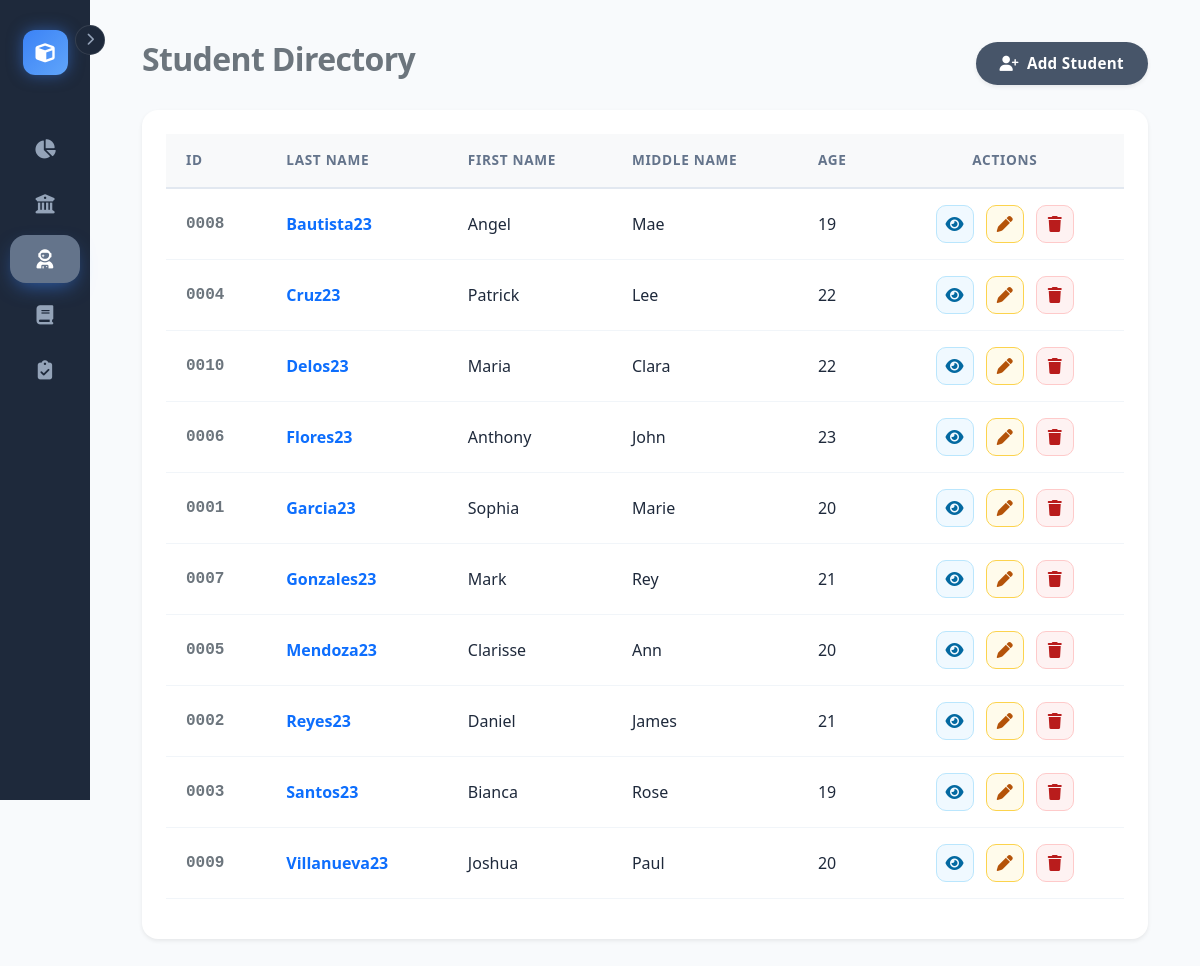
/pages/students.php, run on an earlier commit of the app's database.
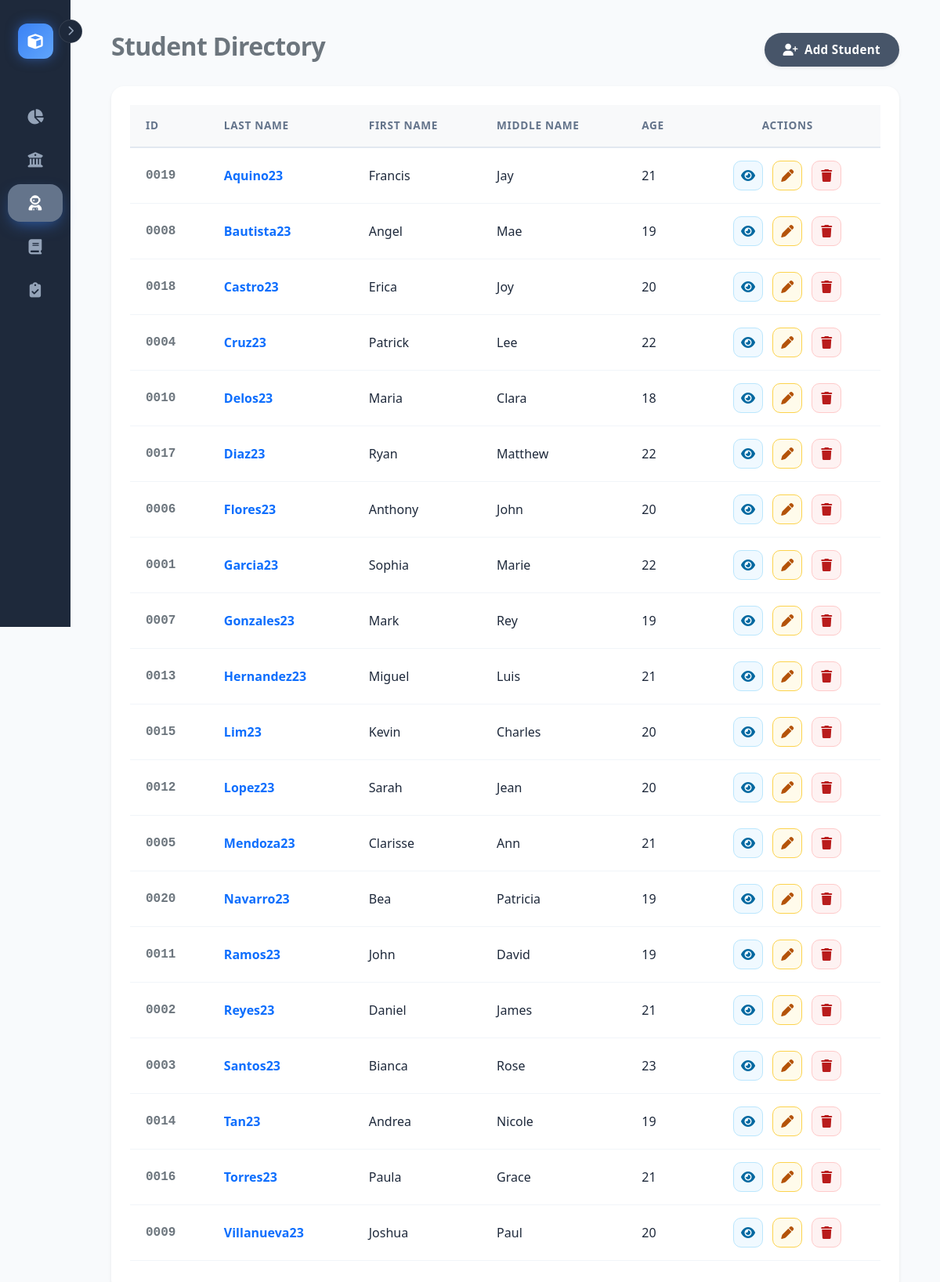
And on a later commit of the database.
### tables this page shows
CREATE TABLE `students` (
  `id` int(11) NOT NULL AUTO_INCREMENT,
  `lastname` varchar(50) NOT NULL,
  `firstname` varchar(50) NOT NULL,
  `middlename` varchar(50) DEFAULT NULL,
  `age` int(11) NOT NULL,
  `email` varchar(100) NOT NULL,
  `phone` varchar(20) DEFAULT NULL,
  `created_at` timestamp NOT NULL DEFAULT current_timestamp(),
  PRIMARY KEY (`id`),
  UNIQUE KEY `email` (`email`)
);

### pages/students.php (the view, shortened to what this page needs)
<?php
require '../config/db.php';
$students = $pdo->query("SELECT * FROM students ORDER BY lastname ASC")->fetchAll();
?>
<?php include '../includes/sidebar.php'; ?>
<div class="container-fluid main-content">
    <div class="d-flex justify-content-between align-items-center mb-4">
        <h2 class="fw-bold text-secondary">Student Directory</h2>
        <button class="btn btn-primary rounded-pill px-4 shadow-sm" data-bs-toggle="modal" data-bs-target="#addStudentModal">
            <i class="fas fa-user-plus me-2"></i>Add Student
        </button>
    </div>
    <div class="card border-0 shadow-sm p-4">
        <table id="studentsTable" class="table table-hover align-middle">
            <thead class="bg-light text-secondary">
                <tr>
                    <th>ID</th> <th>Last Name</th> <th>First Name</th> <th>Middle Name</th>
                    <th>Age</th> <th class="text-center">Actions</th>
                </tr>
            </thead>
            <tbody>
                <?php foreach ($students as $s): ?>
                <tr>
                    <td class="font-monospace fw-bold text-secondary"><?php echo str_pad($s['id'], 4, '0', STR_PAD_LEFT); ?></td>
                    <td class="fw-bold text-primary"><?php echo htmlspecialchars($s['lastname']); ?></td>
                    <td><?php echo htmlspecialchars($s['firstname']); ?></td>
                    <td><?php echo htmlspecialchars($s['middlename']); ?></td>
                    <td><?php echo $s['age']; ?></td>
                    <td class="text-center">
                        <a href="student_profile.php?id=<?php echo $s['id']; ?>" class="btn btn-info btn-sm">
                            <i class="fas fa-eye"></i>
                        </a>
                        <button type="button" class="btn btn-warning btn-sm edit-btn"
                                data-id="<?php echo $s['id']; ?>"
                                data-lastname="<?php echo htmlspecialchars($s['lastname']); ?>"
                                data-firstname="<?php echo htmlspecialchars($s['firstname']); ?>"
                                data-middlename="<?php echo htmlspecialchars($s['middlename']); ?>"
                                data-age="<?php echo $s['age']; ?>"
                                data-bs-toggle="modal" data-bs-target="#editStudentModal">
                            <i class="fas fa-pen"></i>
                        </button>
                        <form method="POST" class="d-inline delete-form">
                            <button type="button" class="btn btn-danger btn-sm delete-btn"><i class="fas fa-trash"></i></button>
                        </form>
                    </td>
                </tr>
                <?php endforeach; ?>
            </tbody>
        </table>
    </div>
</div>
</body>
</html>

### includes/sidebar.php (shortened to what this page needs)
<!DOCTYPE html>
<html lang="en">
<head>
    <?php include 'header_styles.php'; ?>
</head>
<body>
    <div class="sidebar" id="sidebar">
        <button id="toggleBtn"><i class="fas fa-chevron-right"></i></button>
        <div class="brand-box">
            <div class="brand-logo"><i class="fas fa-cube"></i></div>
        </div>
        <div class="nav flex-column">
            <a href="dashboard.php" class="nav-link <?php echo basename($_SERVER['PHP_SELF']) == 'dashboard.php' ? 'active' : ''; ?>">
                <i class="fas fa-chart-pie"></i><span>Dashboard</span>
            </a>
            <a href="courses.php" class="nav-link <?php echo basename($_SERVER['PHP_SELF']) == 'courses.php' ? 'active' : ''; ?>">
                <i class="fas fa-university"></i><span>Courses</span>
            </a>
            <a href="students.php" class="nav-link <?php echo basename($_SERVER['PHP_SELF']) == 'students.php' ? 'active' : ''; ?>">
                <i class="fas fa-user-astronaut"></i><span>Students</span>
            </a>
            <a href="curriculum.php" class="nav-link <?php echo basename($_SERVER['PHP_SELF']) == 'curriculum.php' ? 'active' : ''; ?>">
                <i class="fas fa-book"></i><span>Curriculum</span>
            </a>
            <a href="enrollments.php" class="nav-link <?php echo basename($_SERVER['PHP_SELF']) == 'enrollments.php' ? 'active' : ''; ?>">
                <i class="fas fa-clipboard-check"></i><span>Enrollments</span>
            </a>
        </div>
    </div> <div class="content" id="content">

### includes/header_styles.php (shortened to what this page needs)
<link href="../assets/css/bootstrap.min.css" rel="stylesheet">
<link href="../assets/css/all.min.css" rel="stylesheet">
<link href="../assets/css/dataTables.bootstrap5.min.css" rel="stylesheet">

### includes/header_styles.php (style rules this page uses)
:root { --app-bg: #f8fafc; --sidebar-bg: #1e293b; --card-bg: #ffffff; --primary: #475569; --primary-hover: #334155; --accent: #64748b; --text-dark: #1e293b; --text-muted: #64748b; --success: #10b981; --warning: #f59e0b; --danger: #ef4444; --info: #3b82f6; --radius-lg: 16px; --radius-md: 10px; }
body { font-family: 'Segoe UI', Roboto, Helvetica, Arial, sans-serif; background-color: var(--app-bg); color: var(--text-dark); overflow-x: hidden; font-size: 16px; -webkit-font-smoothing: antialiased; }
h1, h2, h3, h4, h5, h6 { font-weight: 700 !important; letter-spacing: -0.02em; }
.card { background: var(--card-bg); border: 1px solid #e2e8f0; border-radius: var(--radius-lg); box-shadow: 0 4px 6px -1px rgba(0, 0, 0, 0.05), 0 2px 4px -1px rgba(0, 0, 0, 0.03); transition: transform 0.3s ease, box-shadow 0.3s ease; }
.table thead th { background-color: transparent; color: var(--text-muted); font-weight: 700; text-transform: uppercase; font-size: 0.85rem; letter-spacing: 0.05em; padding: 16px 20px; border-bottom: 2px solid #e2e8f0; }
.table tbody td { padding: 16px 20px; vertical-align: middle; color: var(--text-dark); border-bottom: 1px solid #f1f5f9; font-size: 1rem; font-weight: 500; }
.btn { padding: 10px 24px; border-radius: var(--radius-md); font-weight: 600; letter-spacing: 0.02em; border: none; transition: all 0.2s; font-size: 0.95rem; }
.btn-primary { background-color: var(--primary); color: white; }
.btn-warning { background-color: #fffbeb; color: #b45309; border: 1px solid #fcd34d; }
.btn-danger { background-color: #fef2f2; color: #b91c1c; border: 1px solid #fecaca; }
.btn-info { background-color: #f0f9ff; color: #0369a1; border: 1px solid #bae6fd; }
.table .btn { width: 38px; height: 38px; padding: 0; display: inline-flex; align-items: center; justify-content: center; border-radius: 10px; margin: 0 4px; font-size: 1rem; }

### includes/sidebar.php (style rules this page uses)
.sidebar { width: 90px; height: 100vh; position: fixed; top: 0; left: 0; background: var(--sidebar-bg); padding: 30px 10px; transition: width 0.4s cubic-bezier(0.25, 0.8, 0.25, 1); z-index: 1000; display: flex; flex-direction: column; }
.brand-box { display: flex; align-items: center; justify-content: center; margin-bottom: 50px; color: white; transition: all 0.3s; }
.brand-logo { width: 45px; height: 45px; background: linear-gradient(135deg, #3b82f6, #60a5fa); border-radius: 12px; display: flex; align-items: center; justify-content: center; font-size: 1.2rem; box-shadow: 0 0 15px rgba(59, 130, 246, 0.5); flex-shrink: 0; }
.nav-link { display: flex; align-items: center; justify-content: center; color: #94a3b8; text-decoration: none; padding: 14px 0; margin-bottom: 8px; border-radius: 16px; transition: all 0.3s ease; font-weight: 500; font-size: 1rem; white-space: nowrap; }
.nav-link i { width: 25px; font-size: 1.2rem; text-align: center; transition: margin 0.3s; margin-right: 0; }
.nav-link.active { background: var(--accent); color: white; box-shadow: 0 8px 20px -6px rgba(59, 130, 246, 0.6); font-weight: 600; }
.content { margin-left: 90px; padding: 40px; transition: margin-left 0.4s cubic-bezier(0.25, 0.8, 0.25, 1); min-height: 100vh; }
#toggleBtn { position: absolute; top: 25px; right: -15px; width: 30px; height: 30px; background: var(--sidebar-bg); color: #94a3b8; border: 1px solid rgba(255,255,255,0.1); border-radius: 50%; display: flex; align-items: center; justify-content: center; cursor: pointer; transition: all 0.2s ease; z-index: 1001; font-size: 0.8rem; }

What changed in the data, as far as the page shows it:
added students: id "0019", lastname "Aquino23", firstname "Francis", middlename "Jay", age "21"
added students: id "0018", lastname "Castro23", firstname "Erica", middlename "Joy", age "20"
changed students "Delos23": age "22" → "18"
added students: id "0017", lastname "Diaz23", firstname "Ryan", middlename "Matthew", age "22"
changed students "Flores23": age "23" → "20"
changed students "Garcia23": age "20" → "22"
changed students "Gonzales23": age "21" → "19"
added students: id "0013", lastname "Hernandez23", firstname "Miguel", middlename "Luis", age "21"
added students: id "0015", lastname "Lim23", firstname "Kevin", middlename "Charles", age "20"
added students: id "0012", lastname "Lopez23", firstname "Sarah", middlename "Jean", age "20"
changed students "Mendoza23": age "20" → "21"
added students: id "0020", lastname "Navarro23", firstname "Bea", middlename "Patricia", age "19"
added students: id "0011", lastname "Ramos23", firstname "John", middlename "David", age "19"
changed students "Santos23": age "19" → "23"
added students: id "0014", lastname "Tan23", firstname "Andrea", middlename "Nicole", age "19"
added students: id "0016", lastname "Torres23", firstname "Paula", middlename "Grace", age "21"
